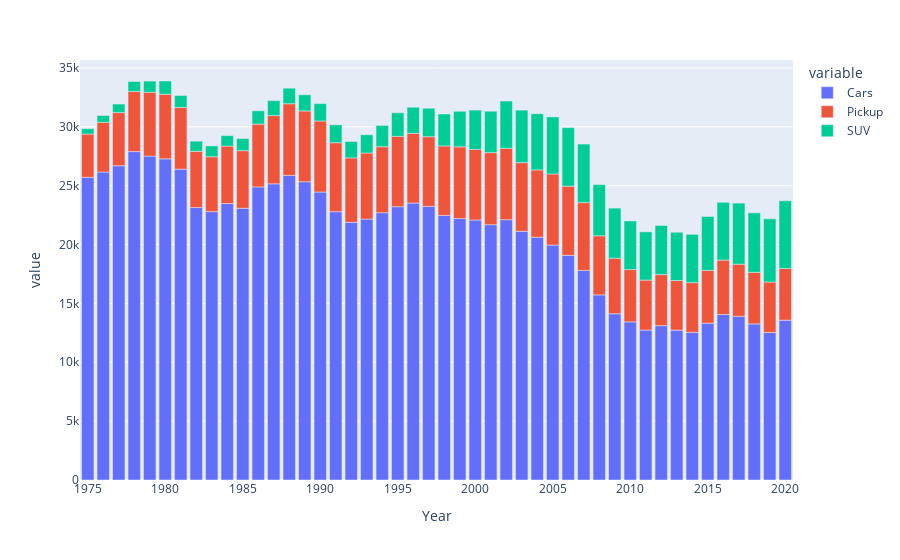

Notebook code for this chart:
### Markdown cell above
- #### <b>Bar chart - passenger vehicle <span style='background:green'>occupant</span> deaths by vehicle type, 1975-2020</b>

### Code cell
fig = px.bar(occupants_df, x='Year', y=occupants_df.drop(columns=['Year']).columns)
fig.show()

### Figure 1 — Plotly figure (JSON) as saved in the notebook; plotly's stock layout.template omitted (floating-point values rounded to 4 significant figures)
{"data": [{"alignmentgroup": "True", "hovertemplate": "variable=Cars<br>Year=%{x}<br>value=%{y}<extra></extra>", "legendgroup": "Cars", "marker": {"color": "#636efa", "pattern": {"shape": ""}}, "name": "Cars", "offsetgroup": "Cars", "orientation": "v", "showlegend": true, "textposition": "auto", "type": "bar", "x": [1975, 1976, 1977, 1978, 1979, 1980, 1981, 1982, 1983, 1984, 1985, 1986, 1987, 1988, 1989, 1990, 1991, 1992, 1993, 1994, 1995, 1996, 1997, 1998, 1999, 2000, 2001, 2002, 2003, 2004, 2005, 2006, 2007, 2008, 2009, 2010, 2011, 2012, 2013, 2014, 2015, 2016, 2017, 2018, 2019, 2020], "xaxis": "x", "y": [25715, 26163, 26698, 27898, 27518, 27282, 26406, 23144, 22801, 23484, 23084, 24898, 25160, 25876, 25334, 24463, 22794, 21889, 22166, 22708, 23219, 23526, 23243, 22475, 22209, 22091, 21688, 22114, 21125, 20623, 19956, 19087, 17805, 15725, 14124, 13433, 12738, 13112, 12731, 12543, 13320, 14057, 13902, 13260, 12535, 13578], "yaxis": "y"}, {"alignmentgroup": "True", "hovertemplate": "variable=Pickup<br>Year=%{x}<br>value=%{y}<extra></extra>", "legendgroup": "Pickup", "marker": {"color": "#EF553B", "pattern": {"shape": ""}}, "name": "Pickup", "offsetgroup": "Pickup", "orientation": "v", "showlegend": true, "textposition": "auto", "type": "bar", "x": [1975, 1976, 1977, 1978, 1979, 1980, 1981, 1982, 1983, 1984, 1985, 1986, 1987, 1988, 1989, 1990, 1991, 1992, 1993, 1994, 1995, 1996, 1997, 1998, 1999, 2000, 2001, 2002, 2003, 2004, 2005, 2006, 2007, 2008, 2009, 2010, 2011, 2012, 2013, 2014, 2015, 2016, 2017, 2018, 2019, 2020], "xaxis": "x", "y": [3674, 4225, 4512, 5103, 5423, 5489, 5236, 4779, 4660, 4884, 4892, 5334, 5795, 6089, 6016, 6032, 5858, 5476, 5611, 5604, 5973, 5928, 5922, 5904, 6095, 5996, 6121, 6058, 5833, 5716, 6040, 5877, 5758, 5021, 4719, 4443, 4245, 4339, 4215, 4223, 4490, 4625, 4434, 4380, 4284, 4390], "yaxis": "y"}, {"alignmentgroup": "True", "hovertemplate": "variable=SUV<br>Year=%{x}<br>value=%{y}<extra></extra>", "legendgroup": "SUV", "marker": {"color": "#00cc96", "pattern": {"shape": ""}}, "name": "SUV", "offsetgroup": "SUV", "orientation": "v", "showlegend": true, "textposition": "auto", "type": "bar", "x": [1975, 1976, 1977, 1978, 1979, 1980, 1981, 1982, 1983, 1984, 1985, 1986, 1987, 1988, 1989, 1990, 1991, 1992, 1993, 1994, 1995, 1996, 1997, 1998, 1999, 2000, 2001, 2002, 2003, 2004, 2005, 2006, 2007, 2008, 2009, 2010, 2011, 2012, 2013, 2014, 2015, 2016, 2017, 2018, 2019, 2020], "xaxis": "x", "y": [455, 577, 729, 852, 945, 1124, 1021, 862, 920, 886, 1024, 1131, 1269, 1320, 1373, 1480, 1521, 1390, 1552, 1809, 2006, 2210, 2416, 2711, 3019, 3337, 3521, 4022, 4463, 4772, 4847, 4973, 4975, 4350, 4254, 4130, 4095, 4171, 4098, 4103, 4577, 4908, 5186, 5059, 5365, 5757], "yaxis": "y"}], "layout": {"barmode": "relative", "legend": {"title": {"text": "variable"}, "tracegroupgap": 0}, "margin": {"t": 60}, "xaxis": {"anchor": "y", "domain": [0, 1], "title": {"text": "Year"}}, "yaxis": {"anchor": "x", "domain": [0, 1], "title": {"text": "value"}}}}
